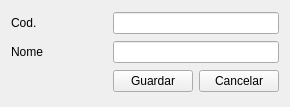
<?xml version="1.0" encoding="UTF-8"?>
<ui version="4.0">
 <class>Form</class>
 <widget class="QWidget" name="Form">
  <property name="geometry">
   <rect>
    <x>0</x>
    <y>0</y>
    <width>290</width>
    <height>107</height>
   </rect>
  </property>
  <property name="windowTitle">
   <string>Acontecimentos</string>
  </property>
  <layout class="QGridLayout" name="gridLayout">
   <item row="0" column="0">
    <widget class="QLabel" name="label">
     <property name="text">
      <string>Cod.</string>
     </property>
    </widget>
   </item>
   <item row="0" column="1" colspan="2">
    <widget class="QLineEdit" name="LECod"/>
   </item>
   <item row="1" column="0">
    <widget class="QLabel" name="label_2">
     <property name="text">
      <string>Nome</string>
     </property>
    </widget>
   </item>
   <item row="1" column="1" colspan="2">
    <widget class="QLineEdit" name="LENome"/>
   </item>
   <item row="2" column="0">
    <spacer name="horizontalSpacer">
     <property name="orientation">
      <enum>Qt::Horizontal</enum>
     </property>
     <property name="sizeHint" stdset="0">
      <size>
       <width>72</width>
       <height>20</height>
      </size>
     </property>
    </spacer>
   </item>
   <item row="2" column="1">
    <widget class="QPushButton" name="PBGuardar">
     <property name="text">
      <string>Guardar</string>
     </property>
    </widget>
   </item>
   <item row="2" column="2">
    <widget class="QPushButton" name="PBCancelar">
     <property name="maximumSize">
      <size>
       <width>16777208</width>
       <height>16777215</height>
      </size>
     </property>
     <property name="text">
      <string>Cancelar</string>
     </property>
    </widget>
   </item>
  </layout>
 </widget>
 <resources/>
 <connections/>
</ui>
